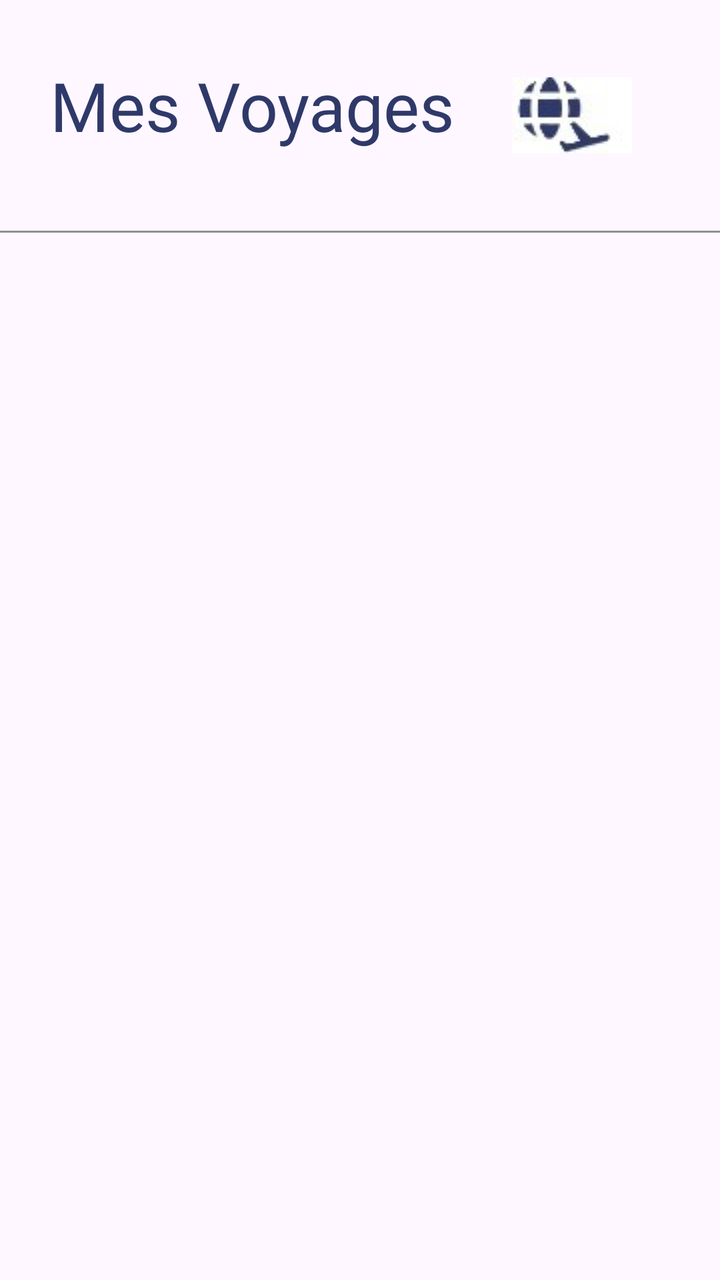
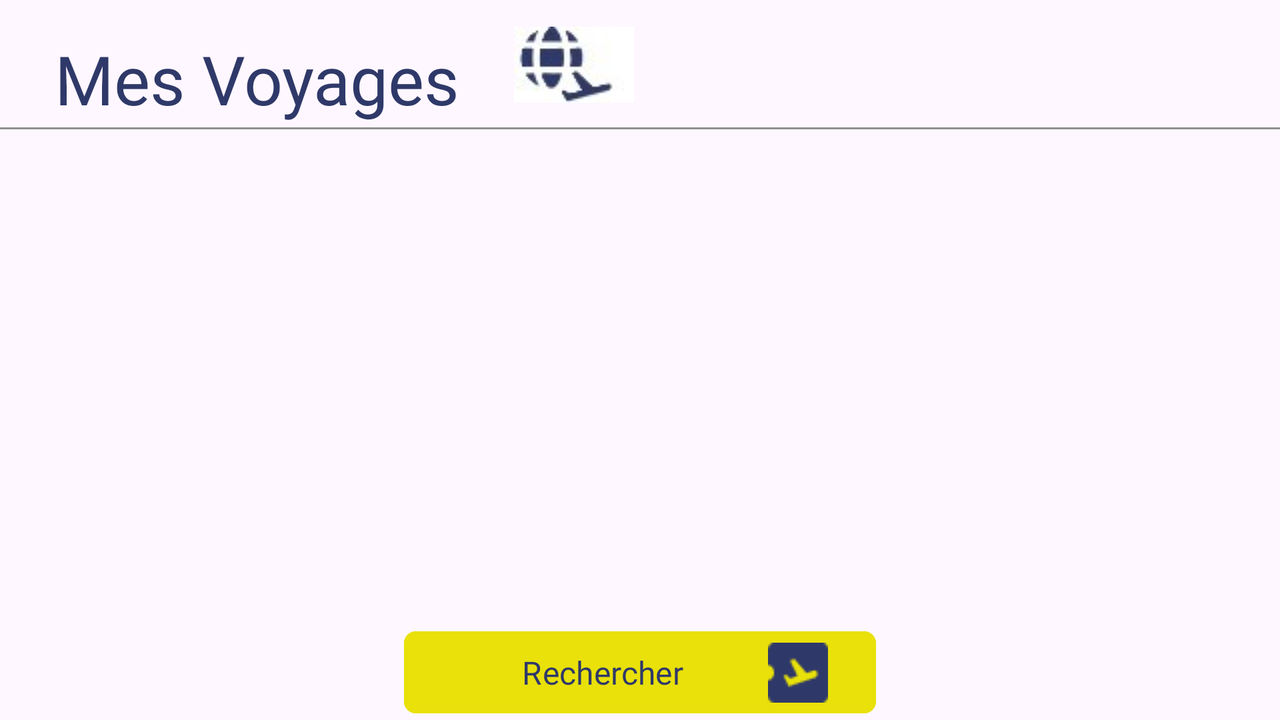

An Android layout and its configuration variant, each rendered on a device that would load it. The default file and the variant file are quoted in full after the pictures.
<!-- AndroidManifest.xml: application theme Theme.Client_Reservation_vol -->
<!-- res/layout/fragment_liste_reservations_vue.xml -->
<?xml version="1.0" encoding="utf-8"?>
<FrameLayout xmlns:android="http://schemas.android.com/apk/res/android"
    xmlns:app="http://schemas.android.com/apk/res-auto"
    xmlns:tools="http://schemas.android.com/tools"
    android:layout_width="match_parent"
    android:layout_height="match_parent"
    tools:context=".présentation.ListeReservation.ListeRéservationsVue">

    <LinearLayout
        android:layout_width="match_parent"
        android:layout_height="match_parent"
        android:orientation="vertical">

        <LinearLayout
            android:layout_width="wrap_content"
            android:layout_height="wrap_content"
            android:orientation="horizontal">

            <TextView
                android:layout_width="256dp"
                android:layout_height="match_parent"
                android:fontFamily="@font/lexend"
                android:paddingLeft="25dp"
                android:paddingTop="30dp"
                android:paddingBottom="40dp"
                android:text="@string/mes_voyages"
                android:textColor="@color/couleur_principale"
                android:textSize="34sp" />

            <ImageView
                android:id="@+id/imageView"
                android:layout_width="match_parent"
                android:layout_height="match_parent"
                android:src="@drawable/mes_voyages" />

        </LinearLayout>

        <View
            android:layout_width="match_parent"
            android:layout_height="1dp"
            android:background="#8F8F8F" />

        <androidx.recyclerview.widget.RecyclerView
            android:id="@+id/recyclerVoyages"
            android:layout_width="match_parent"
            android:layout_height="482dp" />
    </LinearLayout>

</FrameLayout>
<!-- resources referenced by this layout -->
<resources>
  <color name="couleur_principale">#2F3969</color>
  <!-- drawable mes_voyages: jpg bitmap (drawable, 1750 bytes) -->
  <string name="mes_voyages">Mes Voyages</string>
  <style name="Theme.Client_Reservation_vol" parent="Base.Theme.Client_Reservation_vol" />
  <style name="Base.Theme.Client_Reservation_vol" parent="Theme.Material3.DayNight.NoActionBar">
          
          
      </style>
</resources>
<!-- res/layout-land/fragment_liste_reservations_vue.xml (the repository's variant of the layout above) -->
<!-- drawn on the phone turned sideways -->
<?xml version="1.0" encoding="utf-8"?>
<androidx.constraintlayout.widget.ConstraintLayout xmlns:android="http://schemas.android.com/apk/res/android"
    xmlns:app="http://schemas.android.com/apk/res-auto"
    xmlns:tools="http://schemas.android.com/tools"
    android:layout_width="match_parent"
    android:layout_height="match_parent"
    android:orientation="horizontal"
    android:scrollbars="horizontal"
    tools:context=".présentation.ListeReservation.ListeRéservationsVue">

    <LinearLayout
        android:layout_width="wrap_content"
        android:layout_height="0dp"
        android:orientation="horizontal"
        app:layout_constraintBottom_toBottomOf="@id/guideline_top"
        app:layout_constraintStart_toStartOf="parent"
        app:layout_constraintTop_toTopOf="parent">

        <TextView
            android:layout_width="257dp"
            android:layout_height="79dp"
            android:fontFamily="@font/lexend"
            android:gravity="center"
            android:text="@string/mes_voyages"
            android:textColor="@color/couleur_principale"
            android:textSize="34sp" />

        <ImageView
            android:id="@+id/imageView"
            android:layout_width="match_parent"
            android:layout_height="match_parent"
            android:src="@drawable/mes_voyages" />

    </LinearLayout>

    <View
        android:layout_width="match_parent"
        android:layout_height="1dp"
        android:background="#8F8F8F"
        app:layout_constraintBottom_toTopOf="@id/guideline_top"
        app:layout_constraintEnd_toEndOf="parent"
        app:layout_constraintStart_toStartOf="parent" />

    <androidx.recyclerview.widget.RecyclerView
        android:id="@+id/recyclerVoyages"
        android:layout_width="match_parent"
        android:layout_height="0dp"
        android:longClickable="false"
        android:nestedScrollingEnabled="false"
        android:orientation="horizontal"
        app:layoutManager="androidx.recyclerview.widget.LinearLayoutManager"
        app:layout_constraintBottom_toTopOf="@id/guideline_bottom"
        app:layout_constraintStart_toStartOf="parent"
        app:layout_constraintTop_toBottomOf="@id/guideline_top"
        tools:listitem="@layout/list_reservations" />

    <Button
        android:id="@+id/btnRechercherFromVoyages"
        android:layout_width="236dp"
        android:layout_height="49dp"
        android:layout_gravity="center_horizontal"
        android:layout_margin="20dp"
        android:backgroundTint="@color/couleur_btn_jaune"
        android:drawableRight="@drawable/avion_btn"
        android:fontFamily="@font/lexend"
        android:text="@string/rechercher"
        android:textColor="@color/couleur_principale"
        android:textSize="16sp"
        app:cornerRadius="6dp"
        app:layout_constraintEnd_toEndOf="parent"
        app:layout_constraintStart_toStartOf="parent"
        app:layout_constraintTop_toBottomOf="@id/guideline_bottom" />

    <androidx.constraintlayout.widget.Guideline
        android:id="@+id/guideline_top"
        android:layout_width="wrap_content"
        android:layout_height="wrap_content"
        android:orientation="horizontal"
        app:layout_constraintGuide_percent="0.18" />

    <androidx.constraintlayout.widget.Guideline
        android:id="@+id/guideline_bottom"
        android:layout_width="wrap_content"
        android:layout_height="wrap_content"
        android:orientation="horizontal"
        app:layout_constraintGuide_percent="0.81" />

</androidx.constraintlayout.widget.ConstraintLayout>
<!-- res/layout/list_reservations.xml (included above) -->
<?xml version="1.0" encoding="utf-8"?>
<LinearLayout xmlns:android="http://schemas.android.com/apk/res/android"
    xmlns:app="http://schemas.android.com/apk/res-auto"
    xmlns:tools="http://schemas.android.com/tools"
    android:layout_width="wrap_content"
    android:layout_height="wrap_content"
    android:gravity="center_horizontal"
    android:orientation="vertical">

    <androidx.cardview.widget.CardView
        android:layout_width="382dp"
        android:layout_height="438dp"
        android:layout_margin="20dp"
        app:cardBackgroundColor="#6D6D6D"
        app:cardCornerRadius="10dp">

        <ImageView
            android:id="@+id/imgDestination"
            android:layout_width="match_parent"
            android:layout_height="match_parent"
            android:scaleType="centerCrop"
            tools:srcCompat="@tools:sample/avatars" />

        <androidx.constraintlayout.widget.ConstraintLayout
            android:layout_width="match_parent"
            android:layout_height="match_parent"
            android:background="@drawable/fond_transparent_blue_bas">

            <TextView
                android:id="@+id/textDestination"
                android:layout_width="315dp"
                android:layout_height="49dp"
                android:layout_marginTop="88dp"
                android:fontFamily="@font/lexend"
                android:gravity="bottom|center"
                android:text="TextView"
                android:textColor="@color/white"
                android:textSize="48sp"
                app:layout_constraintEnd_toEndOf="parent"
                app:layout_constraintHorizontal_bias="0.507"
                app:layout_constraintStart_toStartOf="parent"
                app:layout_constraintTop_toBottomOf="@+id/textTempsRestant" />

            <TextView
                android:id="@+id/textTempsRestant"
                android:layout_width="165dp"
                android:layout_height="45dp"
                android:layout_marginTop="80dp"
                android:fontFamily="@font/lexend"
                android:gravity="center_horizontal|top"
                android:text="TextView"
                android:textColor="@color/white"
                android:textSize="34sp"
                app:layout_constraintEnd_toEndOf="parent"
                app:layout_constraintStart_toStartOf="parent"
                app:layout_constraintTop_toTopOf="parent" />

            <TextView
                android:id="@+id/textTempsUnite"
                android:layout_width="146dp"
                android:layout_height="38dp"
                android:layout_marginTop="128dp"
                android:fontFamily="@font/lexend"
                android:gravity="center_horizontal|top"
                android:text="TextView"
                android:textColor="@color/white"
                android:textSize="20sp"
                app:layout_constraintEnd_toEndOf="parent"
                app:layout_constraintStart_toStartOf="parent"
                app:layout_constraintTop_toTopOf="parent" />

            <TextView
                android:id="@+id/textDate"
                android:layout_width="245dp"
                android:layout_height="28dp"
                android:layout_marginBottom="156dp"
                android:fontFamily="@font/lexend"
                android:gravity="center|center_horizontal"
                android:text="TextView"
                android:textColor="@color/white"
                android:textSize="24sp"
                app:layout_constraintBottom_toBottomOf="parent"
                app:layout_constraintEnd_toEndOf="parent"
                app:layout_constraintHorizontal_bias="0.502"
                app:layout_constraintStart_toStartOf="parent" />

            <ProgressBar
                android:id="@+id/progressBarTime"
                android:layout_width="145dp"
                android:layout_height="135dp"
                android:indeterminate="false"
                android:max="100"
                android:progress="100"
                app:layout_constraintBottom_toBottomOf="parent"
                app:layout_constraintEnd_toEndOf="parent"
                app:layout_constraintHorizontal_bias="0.502"
                app:layout_constraintStart_toStartOf="parent"
                app:layout_constraintTop_toTopOf="parent"
                app:layout_constraintVertical_bias="0.194" />

        </androidx.constraintlayout.widget.ConstraintLayout>

        <Button
            android:id="@+id/btnConsulteVoyage"
            android:layout_width="357dp"
            android:layout_height="42dp"
            android:layout_gravity="bottom|center"
            android:layout_marginBottom="15dp"
            android:background="@drawable/round_rectangle_button"
            android:fontFamily="@font/lexend"
            android:gravity="left"
            android:text="Consulter mon voyage"
            android:textSize="16sp" />

    </androidx.cardview.widget.CardView>

</LinearLayout>
<!-- resources referenced by the variant -->
<!-- as the phone turned sideways resolves them -->
<resources>
  <color name="couleur_btn_jaune">#E9E109</color>
  <color name="couleur_principale">#2F3969</color>
  <color name="white">#FFFFFFFF</color>
  <!-- drawable avion_btn: png bitmap (drawable, 567 bytes) -->
  <!-- drawable fond_transparent_blue_bas (drawable) -->
  <?xml version="1.0" encoding="utf-8"?>
  <shape xmlns:android="http://schemas.android.com/apk/res/android" android:shape="rectangle">
      <gradient android:angle="270"
          android:startColor="#00FFFFFF"
          android:centerColor="#00252D52"
          android:endColor="#171C35" />
  </shape>
  <!-- drawable mes_voyages: jpg bitmap (drawable, 1750 bytes) -->
  <!-- drawable round_rectangle_button (drawable) -->
  <?xml version="1.0" encoding="utf-8"?>
  <shape xmlns:android="http://schemas.android.com/apk/res/android"
      android:shape="rectangle">
      <solid android:color="#111111"/> 
      <corners android:radius="10dp"/> 
  </shape>
  <string name="mes_voyages">Mes Voyages</string>
  <string name="rechercher">Rechercher</string>
  <style name="Theme.Client_Reservation_vol" parent="Base.Theme.Client_Reservation_vol" />
  <style name="Base.Theme.Client_Reservation_vol" parent="Theme.Material3.DayNight.NoActionBar">
          
          
      </style>
</resources>
